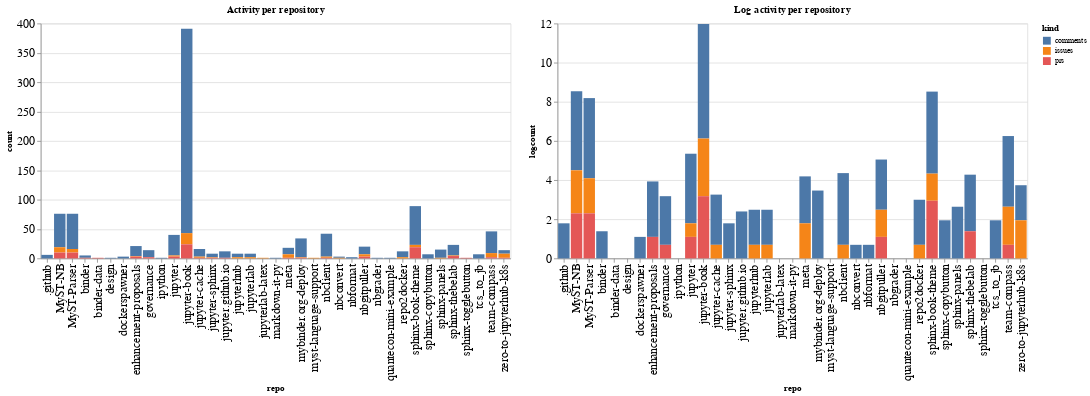

The code cell stored with this chart in its notebook:
### Code cell
ch1 = alt.Chart(repo_summaries, width=600, title="Activity per repository").mark_bar().encode(
    x='repo',
    y='count',
    color='kind',
    tooltip="kind"
)

ch2 = alt.Chart(repo_summaries, width=600, title="Log activity per repository").mark_bar().encode(
    x='repo',
    y='logcount',
    color='kind',
    tooltip="kind"
)

ch1 | ch2

### Figure 1 — Vega-Lite specification as saved in the notebook (floating-point values rounded to 4 significant figures)
{"config": {"axisLeft": {"labelFontSize": 15}, "axisBottom": {"labelFontSize": 15}}, "hconcat": [{"mark": "bar", "encoding": {"color": {"type": "nominal", "field": "kind"}, "tooltip": {"type": "nominal", "field": "kind"}, "x": {"type": "nominal", "field": "repo"}, "y": {"type": "quantitative", "field": "count"}}, "title": "Activity per repository", "width": 600}, {"mark": "bar", "encoding": {"color": {"type": "nominal", "field": "kind"}, "tooltip": {"type": "nominal", "field": "kind"}, "x": {"type": "nominal", "field": "repo"}, "y": {"type": "quantitative", "field": "logcount"}}, "title": "Log activity per repository", "width": 600}], "data": {"name": "data-1983c7088931de4dcb29b3be2f13b990"}, "$schema": "https://vega.github.io/schema/vega-lite/v4.8.1.json", "datasets": {"data-1983c7088931de4dcb29b3be2f13b990": [{"repo": ".github", "kind": "comments", "count": 6, "logcount": 1.792}, {"repo": "MyST-NB", "kind": "comments", "count": 57, "logcount": 4.043}, {"repo": "MyST-NB", "kind": "issues", "count": 9, "logcount": 2.197}, {"repo": "MyST-NB", "kind": "prs", "count": 10, "logcount": 2.303}, {"repo": "MyST-Parser", "kind": "comments", "count": 60, "logcount": 4.094}, {"repo": "MyST-Parser", "kind": "issues", "count": 6, "logcount": 1.792}, {"repo": "MyST-Parser", "kind": "prs", "count": 10, "logcount": 2.303}, {"repo": "binder", "kind": "comments", "count": 4, "logcount": 1.386}, {"repo": "binder", "kind": "prs", "count": 1, "logcount": 0.0}, {"repo": "binder-data", "kind": "prs", "count": 1, "logcount": 0.0}, {"repo": "design", "kind": "comments", "count": 1, "logcount": 0.0}, {"repo": "dockerspawner", "kind": "comments", "count": 3, "logcount": 1.099}, {"repo": "enhancement-proposals", "kind": "comments", "count": 17, "logcount": 2.833}, {"repo": "enhancement-proposals", "kind": "issues", "count": 1, "logcount": 0.0}, {"repo": "enhancement-proposals", "kind": "prs", "count": 3, "logcount": 1.099}, {"repo": "governance", "kind": "comments", "count": 12, "logcount": 2.485}, {"repo": "governance", "kind": "prs", "count": 2, "logcount": 0.6931}, {"repo": "ipython", "kind": "comments", "count": 1, "logcount": 0.0}, {"repo": "jupyter", "kind": "comments", "count": 35, "logcount": 3.555}, {"repo": "jupyter", "kind": "issues", "count": 2, "logcount": 0.6931}, {"repo": "jupyter", "kind": "prs", "count": 3, "logcount": 1.099}, {"repo": "jupyter-book", "kind": "comments", "count": 348, "logcount": 5.852}, {"repo": "jupyter-book", "kind": "issues", "count": 19, "logcount": 2.944}, {"repo": "jupyter-book", "kind": "prs", "count": 24, "logcount": 3.178}, {"repo": "jupyter-cache", "kind": "comments", "count": 13, "logcount": 2.565}, {"repo": "jupyter-cache", "kind": "issues", "count": 2, "logcount": 0.6931}, {"repo": "jupyter-cache", "kind": "prs", "count": 1, "logcount": 0.0}, {"repo": "jupyter-sphinx", "kind": "comments", "count": 6, "logcount": 1.792}, {"repo": "jupyter-sphinx", "kind": "issues", "count": 1, "logcount": 0.0}, {"repo": "jupyter-sphinx", "kind": "prs", "count": 1, "logcount": 0.0}, {"repo": "jupyter.github.io", "kind": "comments", "count": 11, "logcount": 2.398}, {"repo": "jupyter.github.io", "kind": "prs", "count": 1, "logcount": 0.0}, {"repo": "jupyterhub", "kind": "comments", "count": 6, "logcount": 1.792}, {"repo": "jupyterhub", "kind": "issues", "count": 2, "logcount": 0.6931}, {"repo": "jupyterlab", "kind": "comments", "count": 6, "logcount": 1.792}, {"repo": "jupyterlab", "kind": "issues", "count": 2, "logcount": 0.6931}, {"repo": "jupyterlab-latex", "kind": "issues", "count": 1, "logcount": 0.0}, {"repo": "markdown-it-py", "kind": "comments", "count": 1, "logcount": 0.0}, {"repo": "meta", "kind": "comments", "count": 11, "logcount": 2.398}, {"repo": "meta", "kind": "issues", "count": 6, "logcount": 1.792}, {"repo": "meta", "kind": "prs", "count": 1, "logcount": 0.0}, {"repo": "mybinder.org-deploy", "kind": "comments", "count": 32, "logcount": 3.466}, {"repo": "mybinder.org-deploy", "kind": "issues", "count": 1, "logcount": 0.0}, {"repo": "mybinder.org-deploy", "kind": "prs", "count": 1, "logcount": 0.0}, {"repo": "myst-language-support", "kind": "issues", "count": 1, "logcount": 0.0}, {"repo": "nbclient", "kind": "comments", "count": 39, "logcount": 3.664}, {"repo": "nbclient", "kind": "issues", "count": 2, "logcount": 0.6931}, {"repo": "nbclient", "kind": "prs", "count": 1, "logcount": 0.0}, {"repo": "nbconvert", "kind": "comments", "count": 2, "logcount": 0.6931}, {"repo": "nbconvert", "kind": "issues", "count": 1, "logcount": 0.0}, {"repo": "nbformat", "kind": "comments", "count": 2, "logcount": 0.6931}, {"repo": "nbgitpuller", "kind": "comments", "count": 13, "logcount": 2.565}, {"repo": "nbgitpuller", "kind": "issues", "count": 4, "logcount": 1.386}, {"repo": "nbgitpuller", "kind": "prs", "count": 3, "logcount": 1.099}, {"repo": "nbgrader", "kind": "comments", "count": 1, "logcount": 0.0}, {"repo": "quantecon-mini-example", "kind": "comments", "count": 1, "logcount": 0.0}, {"repo": "repo2docker", "kind": "comments", "count": 10, "logcount": 2.303}, {"repo": "repo2docker", "kind": "issues", "count": 2, "logcount": 0.6931}, {"repo": "sphinx-book-theme", "kind": "comments", "count": 66, "logcount": 4.19}, {"repo": "sphinx-book-theme", "kind": "issues", "count": 4, "logcount": 1.386}, {"repo": "sphinx-book-theme", "kind": "prs", "count": 19, "logcount": 2.944}, {"repo": "sphinx-copybutton", "kind": "comments", "count": 7, "logcount": 1.946}, {"repo": "sphinx-panels", "kind": "comments", "count": 14, "logcount": 2.639}, {"repo": "sphinx-panels", "kind": "issues", "count": 1, "logcount": 0.0}, {"repo": "sphinx-thebelab", "kind": "comments", "count": 18, "logcount": 2.89}, {"repo": "sphinx-thebelab", "kind": "issues", "count": 1, "logcount": 0.0}, {"repo": "sphinx-thebelab", "kind": "prs", "count": 4, "logcount": 1.386}, {"repo": "sphinx-togglebutton", "kind": "prs", "count": 1, "logcount": 0.0}, {"repo": "tcs_to_jb", "kind": "comments", "count": 7, "logcount": 1.946}, {"repo": "team-compass", "kind": "comments", "count": 37, "logcount": 3.611}, {"repo": "team-compass", "kind": "issues", "count": 7, "logcount": 1.946}, {"repo": "team-compass", "kind": "prs", "count": 2, "logcount": 0.6931}, {"repo": "zero-to-jupyterhub-k8s", "kind": "comments", "count": 6, "logcount": 1.792}, {"repo": "zero-to-jupyterhub-k8s", "kind": "issues", "count": 7, "logcount": 1.946}, {"repo": "zero-to-jupyterhub-k8s", "kind": "prs", "count": 1, "logcount": 0.0}]}}
